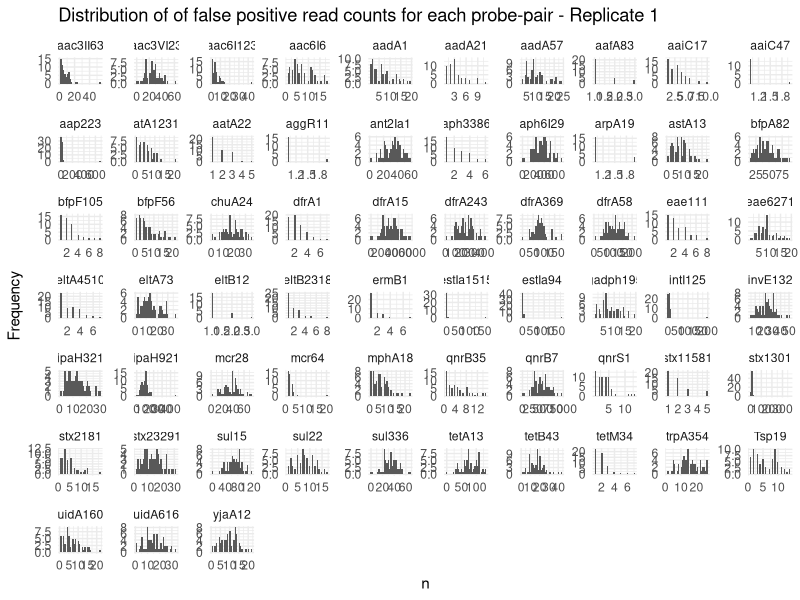
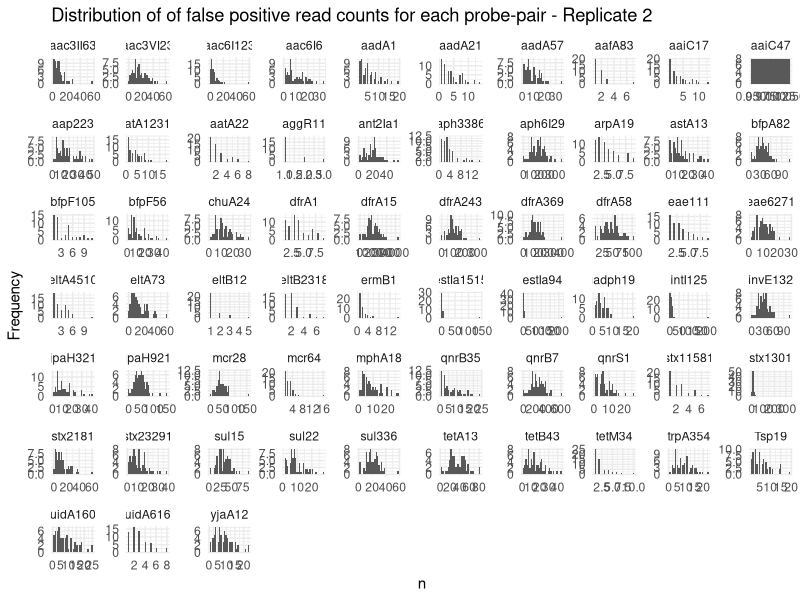
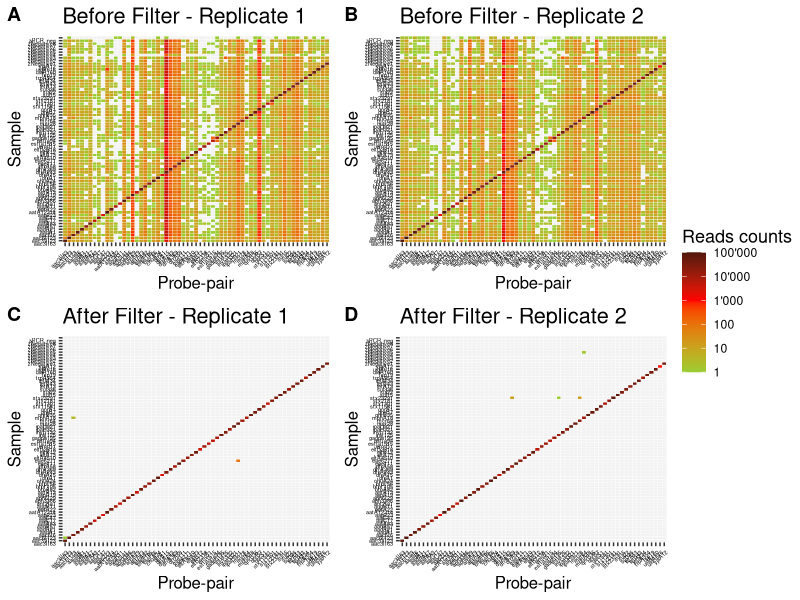
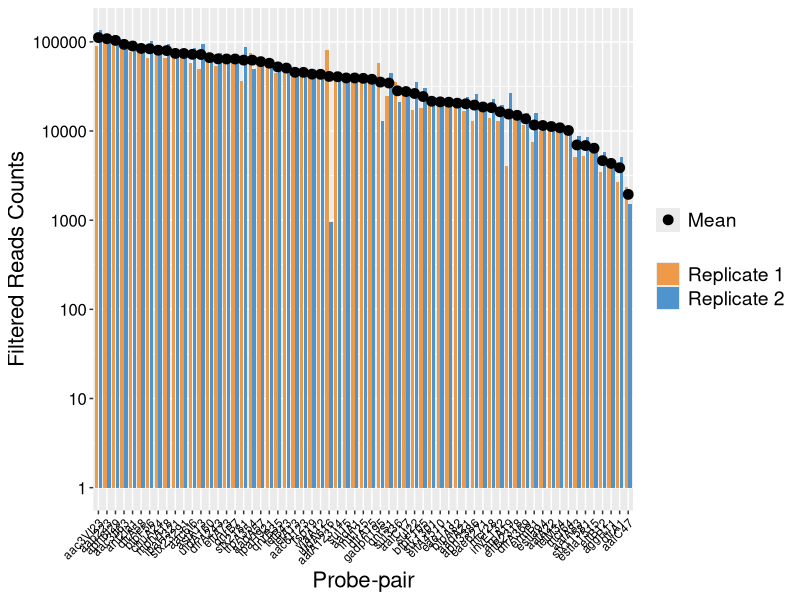

Here is the R script that generated these plots, in order:
#dMLA positive Templates-------------------
##Load packages--------
library (ggplot2)
library(dplyr)
library(gridExtra)
library(ggpubr)
library(tidyr)
library(seqinr)

setwd("~/switchdrive/Institution/Manuscripts/02_dMLA/dmla-amr-vfs/data")

##Replicate 1----------
#Import results
reads1 <- read.csv("positive_output_tube1.csv", header = TRUE)
reads1

#Format df
reads1 <- reads1 %>% 
  mutate(Sample_real = as.character(X1)) %>% 
  mutate(Sample_real = case_when(
    Sample_real == "CCACTAG" ~ "mcr28",Sample_real == "GTCTTCT" ~ "mcr64",Sample_real == "ACAAAGC" ~ "aadA1",
    Sample_real == "AAAAGGC" ~ "aadA21",Sample_real == "ACTGTGT" ~ "aadA57", Sample_real == "CTGGTAC" ~ "aac3II63",
    Sample_real == "GTTGCTA" ~ "aac3VI23", Sample_real == "CCATTCA" ~ "zNegative1",Sample_real == "GATATCG" ~ "aac6I6",
    Sample_real == "ACAGGAT" ~ "aac6I123",Sample_real == "CGCATAC" ~ "ant2Ia1",Sample_real == "GGACCTA" ~ "aph6I29", 
    Sample_real == "GAACTGA" ~ "aph3386", Sample_real == "AGTCGTG" ~ "qnrB7",Sample_real == "TTCCAGG" ~ "qnrB35",
    Sample_real == "TAGAGCG" ~ "zNegative2",Sample_real == "AAACCCT" ~ "qnrS1",Sample_real == "ATCCAGT" ~ "ermB1",
    Sample_real == "TCTTCGT" ~ "mphA18",Sample_real == "GTGTCCT" ~ "dfrA243",Sample_real == "CACAGAT" ~ "dfrA369",
    Sample_real == "ATAGAGC" ~ "dfrA15", Sample_real == "GGTCATG" ~ "dfrA58", Sample_real == "CCATCTC" ~ "zNegative3",
    Sample_real == "TATGCAG" ~ "dfrA1",Sample_real == "AACCGCT" ~ "sul15",Sample_real == "TGACTCT" ~ "sul22",
    Sample_real == "AAGCACA" ~ "sul336",Sample_real == "TGTGAAC" ~ "tetA13",Sample_real == "AACAGTG" ~ "tetB43",
    Sample_real == "GCCTATA" ~ "tetM34",Sample_real == "GTCCTCT" ~ "zNegative4",Sample_real == "TAGAACG" ~ "intI125",
    Sample_real == "TGGGTGA" ~ "astA13", Sample_real == "ACACGTG" ~ "aatA22",Sample_real == "TGCCCAA" ~ "aatA12314",
    Sample_real == "TCGTACA" ~ "ipaH321", Sample_real == "AACCAAG" ~ "ipaH921", Sample_real == "GTGCTAT" ~ "eae111",
    Sample_real == "TCCTCAT" ~ "zNegative5",Sample_real == "GTCGTAT" ~ "eae6271",Sample_real == "TCTGGAA" ~ "stx2181",
    Sample_real == "CAGTAGG" ~ "stx23291", Sample_real == "ACGTCAT" ~ "aggR11",Sample_real == "ACGGAAC" ~ "stx1301",
    Sample_real == "CGGATGA" ~ "stx11581",Sample_real == "CCGCATA" ~ "bfpA82", Sample_real == "GTGAAGA" ~ "zNegative6",
    Sample_real == "AACGTGT" ~ "invE132",Sample_real == "AGAAGAC" ~ "eltA73",Sample_real == "TGTAGGG" ~ "eltA4510",
    Sample_real == "AATGCCT" ~ "eltB12", Sample_real == "GCTTTCT" ~ "eltB2318", Sample_real == "CATGAAG" ~ "estIa94",
    Sample_real == "CGATCAC" ~ "estIa1515",Sample_real == "TCGCGTT" ~ "zNegative7",Sample_real == "GATTGGC" ~ "bfpF56", 
    Sample_real == "CATCGGT" ~ "bfpF105", Sample_real == "CTTTCCA" ~ "aafA83",Sample_real == "ACCAGAT" ~ "aap223",
    Sample_real == "GTGATAC" ~ "aaiC17",Sample_real == "TGCATCC" ~ "aaiC47", Sample_real == "TGCAAAC" ~ "uidA160", 
    Sample_real == "GCAACGA" ~ "zNegative8",Sample_real == "GCCATAC" ~ "uidA616",Sample_real == "TACCTTC" ~ "gadph195",
    Sample_real == "GAATCGA" ~ "arpA19", Sample_real == "CTACGTT" ~ "chuA24", Sample_real == "GTTTCGG" ~ "trpA354",
    Sample_real == "GCAAATG" ~ "Tsp19",Sample_real == "CTGACAC" ~ "yjaA12", Sample_real == "GCACTTT" ~ "zPCR_neg"))

### Plot without threshold---------------
r1a=ggplot(complete(reads1, X2, Sample_real), aes(X2, Sample_real, fill = log10(n))) +
  geom_tile(colour = "white") +
  labs(title = "Before Filter - Replicate 1",
       x = "Probe-pair", y = "Sample") +
  scale_fill_gradient2(low = "yellowgreen", mid = "red", high = "black", midpoint = log10(1000),
                       na.value = "gray95", name = "Reads counts",
                       breaks = log10(c(1, 10, 100, 1000, 10000, 100000)),
                       labels = c("1", "10", "100", "1'000", "10'000", "100'000")) +
  theme(axis.text.x = element_text(size=4, angle=45, color = "black", hjust = 1),
        axis.text.y = element_text(size=4,  color = "black", vjust = 1),
        axis.title.x = element_text(size=12), 
        axis.title.y = element_text(size=12),
        title=element_text(size=13))


###Distribution of reads1------------------
##Filter of rows whit positive
filtered_reads1 <- reads1 %>% 
  filter(as.character(X2) != as.character(Sample_real))

ggplot(filtered_reads1, aes(x=n)) + 
  geom_histogram() +
  theme_minimal() +
  labs(title="Distribution of of false positive read counts for each probe-pair - Replicate 1",
       x="n",
       y="Frequency") +
  theme(legend.title = element_blank())+
  facet_wrap(X2 ~ ., ncol = 10, scales="free")

#Calculate the 99.9% quantile of the gamma distribution of each the false positive for each target as threshold
# Assuming 'filtered_reads1' is your dataframe with columns 'n' and 'X2'
results_threshold <- filtered_reads1 %>%
  group_by(X2) %>%
  dplyr::summarise(
    mean_data = mean(n),
    var_data = var(n)
  ) %>%
  mutate(
    shape_estimate = mean_data^2 / var_data,
    rate_estimate = mean_data / var_data,
    quantile_99_9 = qgamma(0.999, shape = shape_estimate, rate = rate_estimate)
  )

#Join results_threshold and reads1 dataframe to calculate calculate real_n
reads1 <- reads1 %>%
  left_join(results_threshold %>% dplyr::select(X2, quantile_99_9), by = "X2")

# Subtract quantile_99_9 from n to create the new variable real_n
reads1 <- reads1 %>%
  mutate(real_n = ifelse(n - quantile_99_9 < 0, 0, n - quantile_99_9))

reads1[reads1 == 0] <- NA

###Count number of true/false positives/negatives---------
complete_reads <- complete(reads1, X2, Sample_real)

# Add the error column based on the conditions
reads1 <- complete_reads %>%
  mutate(
    error = case_when(
      X2 == Sample_real & !is.na(real_n) ~ "y",
      X2 != Sample_real & !is.na(real_n) ~ "n",
      X2 == Sample_real & is.na(real_n) ~ "f",
      X2 != Sample_real & is.na(real_n) ~ "t"
    )
  )

error_counts <- reads1 %>%
  group_by(error) %>%
  dplyr::summarise(count = n())

# Print the counts
print(error_counts)

###Plot filtered results---------
r1=ggplot(complete(reads1, X2, Sample_real), aes(X2, Sample_real, fill = log10(real_n))) +
  geom_tile(colour = "white") +
  labs(title = "After Filter - Replicate 1",
       x = "Probe-pair", y = "Sample") +
  scale_fill_gradient2(low = "yellowgreen", mid = "red", high = "black", midpoint = log10(1000),
                       na.value = "gray95", name = "Reads counts",
                       breaks = log10(c(1, 10, 100, 1000, 10000, 100000)),
                       labels = c("1", "10", "100", "1'000", "10'000", "100'000")) +
  theme(axis.text.x = element_text(size=4, angle=45, color = "black", hjust = 1),
        axis.text.y = element_text(size=4,  color = "black", vjust = 1),
        axis.title.x = element_text(size=12), 
        axis.title.y = element_text(size=12),
        title=element_text(size=13))

#write.csv(reads1, "positive_adjusted_tube1.csv")

##Replicate 2-----------
reads2 <- read.csv("positive_output_tube2.csv", header = TRUE)
reads2

#Format df
reads2 <- reads2 %>% 
  mutate(Sample_real = as.character(X1)) %>% 
  mutate(Sample_real = case_when(
    Sample_real == "CCACTAG" ~ "mcr28",Sample_real == "GTCTTCT" ~ "mcr64",Sample_real == "ACAAAGC" ~ "aadA1",
    Sample_real == "AAAAGGC" ~ "aadA21",Sample_real == "ACTGTGT" ~ "aadA57", Sample_real == "CTGGTAC" ~ "aac3II63",
    Sample_real == "GTTGCTA" ~ "aac3VI23", Sample_real == "CCATTCA" ~ "zNegative1",Sample_real == "GATATCG" ~ "aac6I6",
    Sample_real == "ACAGGAT" ~ "aac6I123",Sample_real == "CGCATAC" ~ "ant2Ia1",Sample_real == "GGACCTA" ~ "aph6I29", 
    Sample_real == "GAACTGA" ~ "aph3386", Sample_real == "AGTCGTG" ~ "qnrB7",Sample_real == "TTCCAGG" ~ "qnrB35",
    Sample_real == "TAGAGCG" ~ "zNegative2",Sample_real == "AAACCCT" ~ "qnrS1",Sample_real == "ATCCAGT" ~ "ermB1",
    Sample_real == "TCTTCGT" ~ "mphA18",Sample_real == "GTGTCCT" ~ "dfrA243",Sample_real == "CACAGAT" ~ "dfrA369",
    Sample_real == "ATAGAGC" ~ "dfrA15", Sample_real == "GGTCATG" ~ "dfrA58", Sample_real == "CCATCTC" ~ "zNegative3",
    Sample_real == "TATGCAG" ~ "dfrA1",Sample_real == "AACCGCT" ~ "sul15",Sample_real == "TGACTCT" ~ "sul22",
    Sample_real == "AAGCACA" ~ "sul336",Sample_real == "TGTGAAC" ~ "tetA13",Sample_real == "AACAGTG" ~ "tetB43",
    Sample_real == "GCCTATA" ~ "tetM34",Sample_real == "GTCCTCT" ~ "zNegative4",Sample_real == "TAGAACG" ~ "intI125",
    Sample_real == "TGGGTGA" ~ "astA13", Sample_real == "ACACGTG" ~ "aatA22",Sample_real == "TGCCCAA" ~ "aatA12314",
    Sample_real == "TCGTACA" ~ "ipaH321", Sample_real == "AACCAAG" ~ "ipaH921", Sample_real == "GTGCTAT" ~ "eae111",
    Sample_real == "TCCTCAT" ~ "zNegative5",Sample_real == "GTCGTAT" ~ "eae6271",Sample_real == "TCTGGAA" ~ "stx2181",
    Sample_real == "CAGTAGG" ~ "stx23291", Sample_real == "ACGTCAT" ~ "aggR11",Sample_real == "ACGGAAC" ~ "stx1301",
    Sample_real == "CGGATGA" ~ "stx11581",Sample_real == "CCGCATA" ~ "bfpA82", Sample_real == "GTGAAGA" ~ "zNegative6",
    Sample_real == "AACGTGT" ~ "invE132",Sample_real == "AGAAGAC" ~ "eltA73",Sample_real == "TGTAGGG" ~ "eltA4510",
    Sample_real == "AATGCCT" ~ "eltB12", Sample_real == "GCTTTCT" ~ "eltB2318", Sample_real == "CATGAAG" ~ "estIa94",
    Sample_real == "CGATCAC" ~ "estIa1515",Sample_real == "TCGCGTT" ~ "zNegative7",Sample_real == "GATTGGC" ~ "bfpF56", 
    Sample_real == "CATCGGT" ~ "bfpF105", Sample_real == "CTTTCCA" ~ "aafA83",Sample_real == "ACCAGAT" ~ "aap223",
    Sample_real == "GTGATAC" ~ "aaiC17",Sample_real == "TGCATCC" ~ "aaiC47", Sample_real == "TGCAAAC" ~ "uidA160", 
    Sample_real == "GCAACGA" ~ "zNegative8",Sample_real == "GCCATAC" ~ "uidA616",Sample_real == "TACCTTC" ~ "gadph195",
    Sample_real == "GAATCGA" ~ "arpA19", Sample_real == "CTACGTT" ~ "chuA24", Sample_real == "GTTTCGG" ~ "trpA354",
    Sample_real == "GCAAATG" ~ "Tsp19",Sample_real == "CTGACAC" ~ "yjaA12", Sample_real == "GCACTTT" ~ "zPCR_neg"))

###Plot without threshold-----------
r2a=ggplot(complete(reads2, X2, Sample_real), aes(X2, Sample_real, fill = log10(n))) +
  geom_tile(colour = "white") +
  labs(title = "Before Filter - Replicate 2",
       x = "Probe-pair", y = "Sample") +
  scale_fill_gradient2(low = "yellowgreen", mid = "red", high = "black", midpoint = log10(1000),
                       na.value = "gray95", name = "Reads counts",
                       breaks = log10(c(1, 10, 100, 1000, 10000, 100000)),
                       labels = c("1", "10", "100", "1'000", "10'000", "100'000")) +
  theme(axis.text.x = element_text(size=4, angle=45, color = "black", hjust = 1),
        axis.text.y = element_text(size=4,  color = "black", vjust = 1),
        axis.title.x = element_text(size=12), 
        axis.title.y = element_text(size=12),
        title=element_text(size=13))

###Distribution of reads2------------------
##Filter of rows whit positive
filtered_reads2 <- reads2 %>% 
  filter(as.character(X2) != as.character(Sample_real))

ggplot(filtered_reads2, aes(x=n)) + 
  geom_histogram() +
  theme_minimal() +
  labs(title="Distribution of of false positive read counts for each probe-pair - Replicate 2",
       x="n",
       y="Frequency") +
  theme(legend.title = element_blank())+
  facet_wrap(X2 ~ ., ncol = 10, scales="free")

#Calculate the 99.9% quantile of the gamma distribution of each the false positive for each target as threshold
# Assuming 'filtered_reads2' is your dataframe with columns 'n' and 'X2'
results_threshold <- filtered_reads2 %>%
  group_by(X2) %>%
  dplyr::summarise(
    mean_data = mean(n),
    var_data = var(n)
  ) %>%
  mutate(
    shape_estimate = mean_data^2 / var_data,
    rate_estimate = mean_data / var_data,
    quantile_99_9 = qgamma(0.999, shape = shape_estimate, rate = rate_estimate)
  )

#Join results_threshold and reads2 dataframe to calculate calculate real_n
reads2 <- reads2 %>%
  left_join(results_threshold %>% dplyr::select(X2, quantile_99_9), by = "X2")

#Transform threshold from NaN to 1 for aaic47 and aggR11
reads2$quantile_99_9[is.na(reads2$quantile_99_9)] <- 1

# Subtract quantile_99_9 from n to create the new variable real_n
reads2 <- reads2 %>%
  mutate(real_n = ifelse(n - quantile_99_9 < 0, 0, n - quantile_99_9))

reads2[reads2 == 0] <- NA

###Count number of true/false positives/negatives---------
complete_reads2 <- complete(reads2, X2, Sample_real)

# Add the error column based on the conditions
reads2 <- complete_reads2 %>%
  mutate(
    error = case_when(
      X2 == Sample_real & !is.na(real_n) ~ "y",
      X2 != Sample_real & !is.na(real_n) ~ "n",
      X2 == Sample_real & is.na(real_n) ~ "f",
      X2 != Sample_real & is.na(real_n) ~ "t"
    )
  )

error_counts2 <- reads2 %>%
  group_by(error) %>%
  dplyr::summarise(count = n())

# Print the counts
print(error_counts2)

###Plot filtered results---------
r2=ggplot(complete(reads2, X2, Sample_real), aes(X2, Sample_real, fill = log10(real_n))) +
  geom_tile(colour = "white") +
  labs(title = "After Filter - Replicate 2",
       x = "Probe-pair", y = "Sample") +
  scale_fill_gradient2(low = "yellowgreen", mid = "red", high = "black", midpoint = log10(1000),
                       na.value = "gray95", name = "Reads counts",
                       breaks = log10(c(1, 10, 100, 1000, 10000, 100000)),
                       labels = c("1", "10", "100", "1'000", "10'000", "100'000")) +
  theme(axis.text.x = element_text(size=4, angle=45, color = "black", hjust = 1),
        axis.text.y = element_text(size=4,  color = "black", vjust = 1),
        axis.title.x = element_text(size=12), 
        axis.title.y = element_text(size=12),
        title=element_text(size=13))

#write.csv(reads2, "positive_adjusted_tube2.csv")


ggarrange(r1a, r2a,r1, r2, ncol=2, nrow=2, labels=c("A", "B", "C", "D"), common.legend = TRUE, legend = "right")

##Adjusted reads counts of positive------------
#This allows to generate Figure S2
#Import results
pcounts <- read.csv("positive_adjusted_merged.csv", header = TRUE)
pcounts

# Reshape the data to long format
pcounts_long <- pcounts %>% 
  pivot_longer(
    cols = starts_with("Reads"),
    names_to = "Replicate",
    values_to = "Counts",
    names_prefix = "Reads.counts."
  )

# Calculate mean counts per sample across replicates
mean_counts <- pcounts_long %>%
  group_by(Sample) %>%
  summarize(MeanCounts = mean(Counts)) %>%
  arrange(desc(MeanCounts))

# Reorder 'Sample' factor levels based on mean counts
pcounts_long$Sample <- factor(pcounts_long$Sample, levels = mean_counts$Sample)
pcounts_long$Replicate = as.factor(pcounts_long$Replicate)

# Plotting
ggplot(pcounts_long, aes(x = Sample, y = log10(Counts), fill = Replicate)) +
  geom_bar(stat = "identity", position = position_dodge(width = 0.9), width = 0.8) +
  geom_point(data = mean_counts, aes(x = Sample, y = log10(MeanCounts), color = "Mean"), 
             inherit.aes = FALSE, size = 3) +
  scale_fill_manual(values = c("tan2", "steelblue3"), labels = c("Replicate 1", "Replicate 2")) +
  scale_color_manual(values = c("Mean" = "black"), labels = c("Mean")) +
  scale_y_continuous(breaks = log10(c(1, 10, 100, 1000, 10000, 100000)), 
                     labels = c("1", "10", "100", "1000", "10000", "100000")) +
  theme(axis.text.x = element_text(angle = 45, hjust = 1, colour = "black", size=8.5),
        axis.text.y = element_text(colour = "black", size=12),
        axis.title.x = element_text(size = 16),
        axis.title.y = element_text(size = 16),
        legend.title = element_blank(),
        legend.text = element_text(size = 14)) +
  labs(x = "Probe-pair", y = "Filtered Reads Counts")
